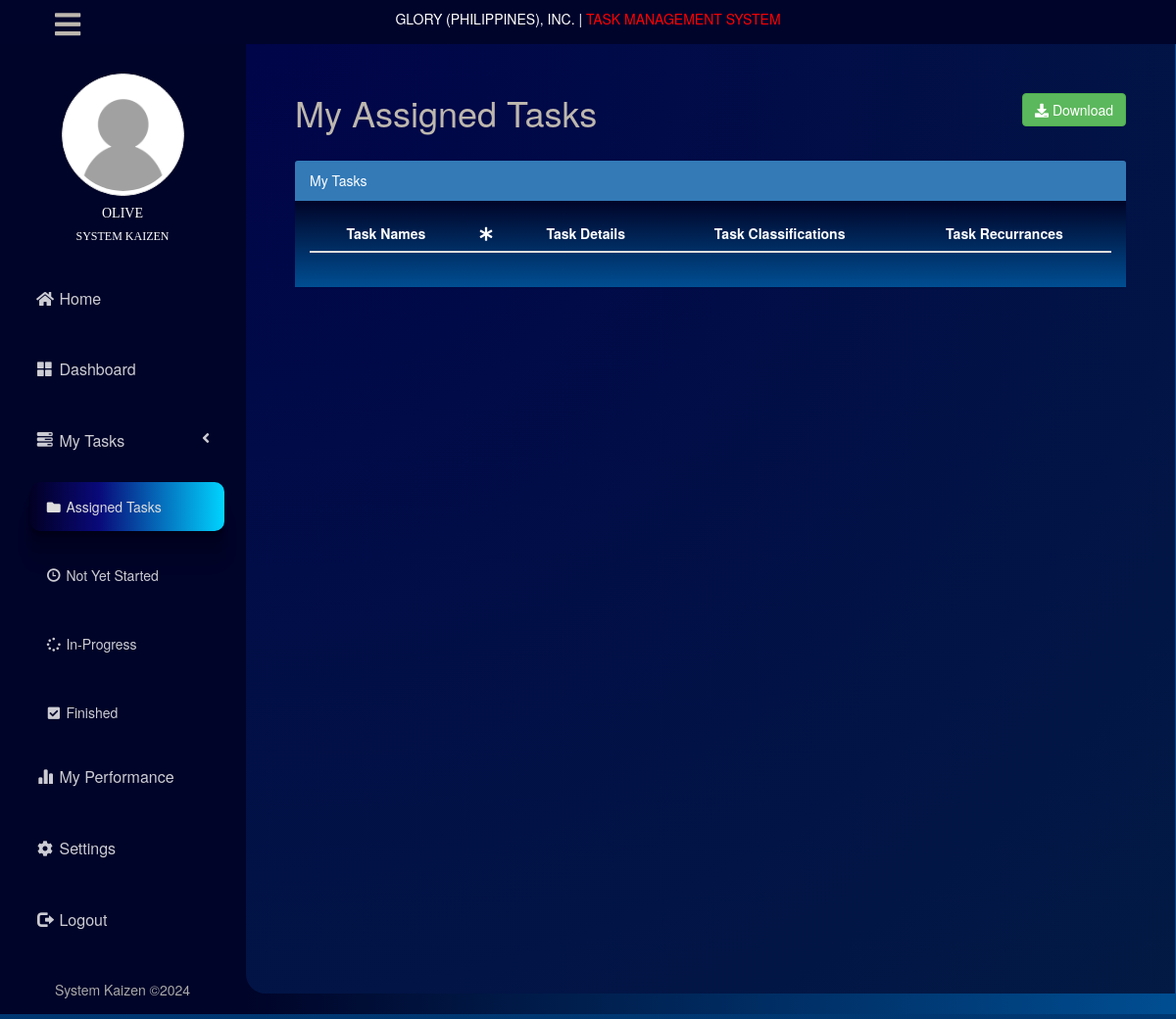
The app's page /employee/my_tasks.php (signed in), older data.
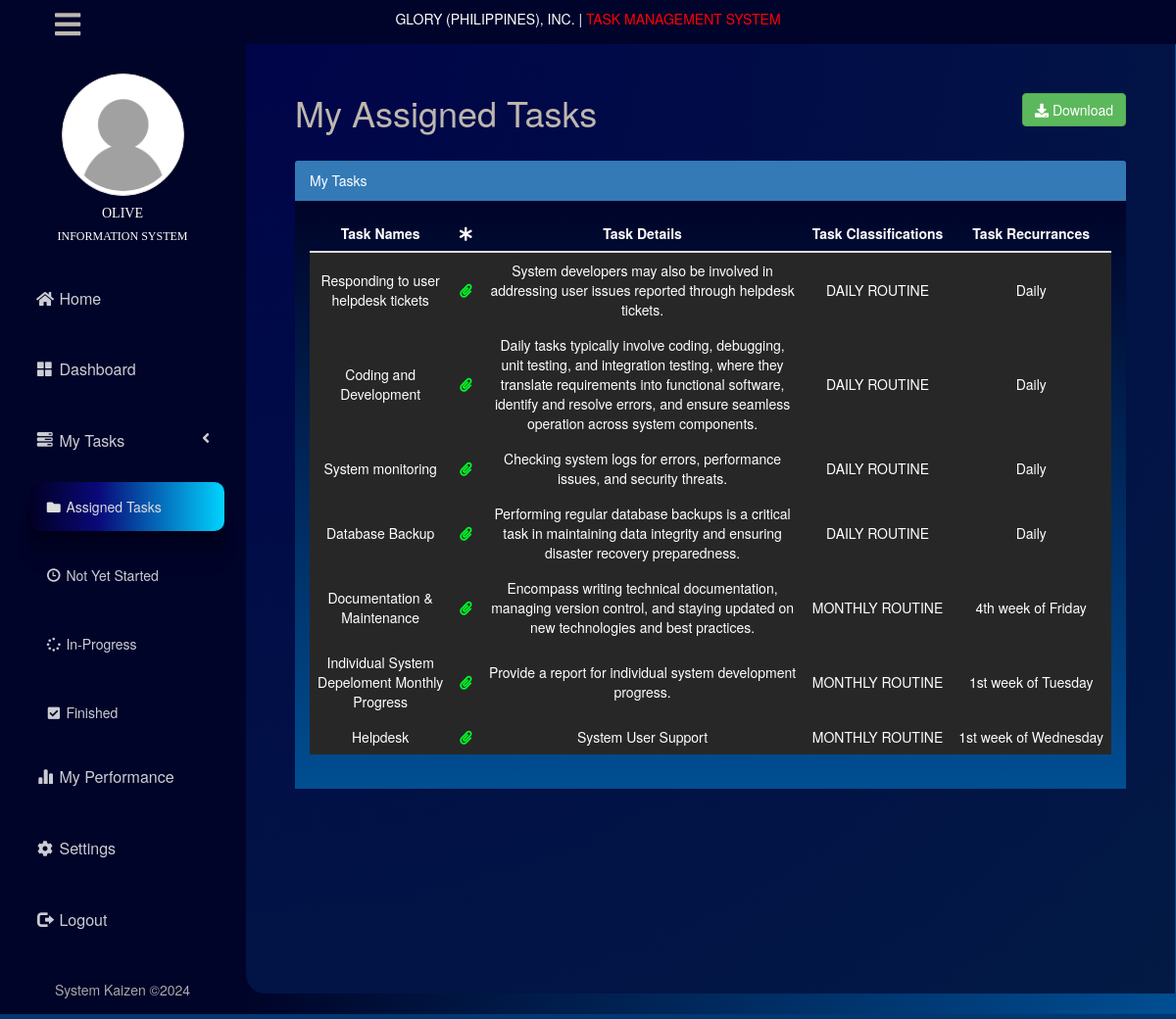
The same page, newer data.
### tables this page shows
CREATE TABLE `accounts` (
  `id` int(11) NOT NULL,
  `card` varchar(15) NOT NULL,
  `username` varchar(50) NOT NULL,
  `password` varchar(255) NOT NULL,
  `fname` varchar(50) NOT NULL,
  `lname` varchar(50) NOT NULL,
  `email` varchar(50) NOT NULL,
  `access` varchar(50) NOT NULL,
  `sec_id` varchar(20) NOT NULL,
  `status` tinyint(1) NOT NULL,
  `file_name` varchar(255) NOT NULL
);

CREATE TABLE `section` (
  `id` int(11) NOT NULL,
  `sec_id` varchar(20) NOT NULL,
  `sec_name` varchar(50) NOT NULL,
  `dept_id` int(3) NOT NULL,
  `status` tinyint(1) NOT NULL
);

CREATE TABLE `tasks` (
  `id` int(50) NOT NULL,
  `task_name` varchar(255) NOT NULL,
  `task_class` varchar(255) NOT NULL,
  `task_details` varchar(255) DEFAULT NULL,
  `task_for` varchar(255) NOT NULL,
  `requirement_status` int(11) NOT NULL DEFAULT '0',
  `in_charge` varchar(150) NOT NULL,
  `submission` varchar(255) DEFAULT NULL
);

CREATE TABLE `task_class` (
  `id` int(50) NOT NULL,
  `task_class` varchar(50) NOT NULL
);

### include/auth.php (called while the page is built, shortened)
<?php
	if (!isset($_SESSION['SESS_MEMBER_ID']) || (trim($_SESSION['SESS_MEMBER_ID']) == '')) {
		header('location: ../include/session_expired.php');
		exit();
	}
	else {
		$username = $_SESSION['SESS_MEMBER_USERNAME'];
	}
?>

### employee/my_tasks.php (the view, shortened to what the changed rows need)
<?php
include('../include/header_employee.php');
?>
<html>
<link href="../vendor/font-awesome/css/fontawesome.css" rel="stylesheet">
<link href="../vendor/font-awesome/css/brands.css" rel="stylesheet">
<link href="../vendor/font-awesome/css/solid.css" rel="stylesheet">
<link href="../assets/css/darkmode.css" rel="stylesheet">
<head>
</head>
<div id="content" class="p-4 p-md-5 pt-5">
    <div id="wrapper">
        <div id="page-wrapper">
            <div class="row">
                <div class="col-lg-12">
                    <h1 class="page-header">My Assigned Tasks
                        <a href='my_tasks_xls.php?id=<?php echo $username?>'> <button
                                class='btn btn-md btn-success pull-right'><i class='fas fa-download'></i> Download</button></a>
                    </h1>
                </div>
            </div>
            <div class="row">
                <div class="col-lg-12">
                    <div class="panel panel-primary">
                        <div class="panel-body">
                            <div class="table-responsive">
                                <table width="100%" class="table table-dark" id="table">
                                    <thead>
                                        <tr>
                                            <th scope="col"> Task Names </th>
                                            <th scope='col' title='Legend'> <i class='fa fa-asterisk' /> </th>
                                            <th scope="col"> Task Details </th>
                                            <th scope="col"> Task Classifications </th>
                                            <th scope="col"> Task Recurrances </th>
                                        </tr>
                                    </thead>
                                    <tbody id="tbody">
                                    <?php
                                    $result = mysqli_query($con,"SELECT *, tasks.id FROM tasks JOIN task_class ON task_class.id=tasks.task_class WHERE in_charge='$username'");
                                    if (mysqli_num_rows($result)>0) {
                                        while ($row = $result->fetch_assoc()) {
                                            $task_name = $row['task_name'];
                                            $task_details = $row['task_details'];
                                            $task_class = $row['task_class'];
                                            $due_date = $row['submission'];
                                            echo "<tr>
                                                <td id='normalwrap'><center />" . $task_name . "</td>";
                                                if ($row['requirement_status'] == 1) {
                                                    echo "<td> <span style='color: #00ff26'><i class='fa fa-paperclip' title='Attachment Required'></i></span></td>";
                                                }
                                                else {
                                                    echo "<td> </td>";
                                                }
                                                echo "
                                                <td id='normalwrap'> " . $task_details . "</td>
                                                <td><center />" . $task_class . "</td>
                                                <td><center />" . $due_date . "</td>
                                            </tr>";
                                        }
                                    }
                                    ?>
                                    </tbody>
                                </table>
                            </div>
                        </div>
                    </div>
                </div>
            </div>
        </div>
    </div>
</div>
</html>

### include/header_employee.php (shortened to what the changed rows need)
<!DOCTYPE html>
<html lang="en">
<?php
	include('../include/auth.php');
?>
	<head>
		<link href="../vendor/bootstrap/css/bootstrap.css" rel="stylesheet">
		<link href="../vendor/metisMenu/metisMenu.min.css" rel="stylesheet">
		<link href="../assets/css/sb-admin-2.css" rel="stylesheet">
		<link href="../vendor/morrisjs/morris.css" rel="stylesheet">
		<link href="../vendor/font-awesome/css/font-awesome.min.css" rel="stylesheet" type="text/css">
		<link href="../assets/css/select2.min.css" rel="stylesheet">
		<link href="../assets/css/jquery-ui.min.css" rel="stylesheet">
		<link href="../assets/css/dataTables.bootstrap.css" rel="stylesheet">
		<link rel="stylesheet" href="../assets/css/bootstrap-select.css">
		<?php
			$con->next_result();
			$query = mysqli_query($con, "SELECT * FROM accounts INNER JOIN  section ON section.sec_id=accounts.sec_id WHERE username='$username' ");
			if (mysqli_num_rows($query)>0) {
			    while ($row = $query->fetch_assoc()) {
				$fname = $row['fname'];
				$sec = $row['sec_name'];
					if (empty($row["file_name"])) {
						$imageURL = '../assets/img/user-profiles/nologo.png';
					} else {
						$imageURL = '../assets/img/user-profiles/'.$row["file_name"];
					}
			    }
			}
			?>
	</head>
	<div class="wrapper d-flex align-items-stretch">
	<nav id="sidebar">
		<div class="p-4 pt-5">
			<div class="prof" style="font-family: 'Trebuchet MS'; margin-top: 50px;text-align: center;">
				<div class="logo">
					<img src="<?php echo $imageURL; ?>" class="avatar img-circle img-thumbnail" alt="">
				</div>
				<h5 style="text-align: center; cursor: default"><?php echo $fname?></h5>
				<h6 style="text-align: center; cursor: default"><?php echo $sec?></h6>
			</div>
		</div>
	</nav>

Row changes from the older to the newer data that the page shows:
changed accounts "OLIVE": section.sec_name "SYSTEM KAIZEN" → "INFORMATION SYSTEM"
now on this page (row edited): tasks: task_name "Responding to user helpdesk tickets", requirement_status 1 (drawn), task_details "System developers may also be involved in addressing user issues reported through helpdesk tickets.", task_class.task_class "DAILY ROUTINE", submission "Daily"
now on this page (row edited): tasks: task_name "Coding and Development", requirement_status 1 (drawn), task_details "Daily tasks typically involve coding, debugging, unit testing, and integration testing, where they translate requirements into functional software, identify and resolve errors, and ensure seamless operation across system components.", task_class.task_class "DAILY ROUTINE", submission "Daily"
now on this page (row edited): tasks: task_name "System monitoring", requirement_status 1 (drawn), task_details "Checking system logs for errors, performance issues, and security threats.", task_class.task_class "DAILY ROUTINE", submission "Daily"
now on this page (row edited): tasks: task_name "Database Backup", requirement_status 1 (drawn), task_details "Performing regular database backups is a critical task in maintaining data integrity and ensuring disaster recovery preparedness.", task_class.task_class "DAILY ROUTINE", submission "Daily"
now on this page (row edited): tasks: task_name "Documentation & Maintenance", requirement_status 1 (drawn), task_details "Encompass writing technical documentation, managing version control, and staying updated on new technologies and best practices.", task_class.task_class "MONTHLY ROUTINE", submission "4th week of Friday"
now on this page (row edited): tasks: task_name "Individual System Depeloment Monthly Progress", requirement_status 1 (drawn), task_details "Provide a report for individual system development progress.", task_class.task_class "MONTHLY ROUTINE", submission "1st week of Tuesday"
now on this page (row edited): tasks: task_name "Helpdesk", requirement_status 1 (drawn), task_details "System User Support", task_class.task_class "MONTHLY ROUTINE", submission "1st week of Wednesday"
